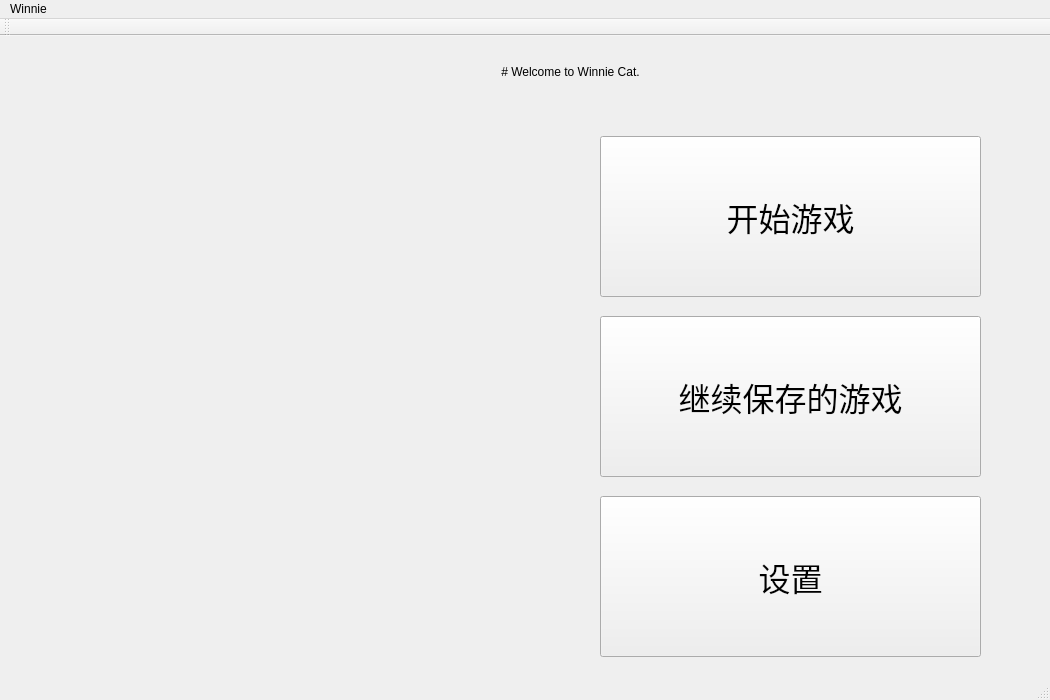
<?xml version="1.0" encoding="UTF-8"?>
<ui version="4.0">
 <class>MainWindow</class>
 <widget class="QMainWindow" name="MainWindow">
  <property name="geometry">
   <rect>
    <x>0</x>
    <y>0</y>
    <width>1050</width>
    <height>700</height>
   </rect>
  </property>
  <property name="minimumSize">
   <size>
    <width>1050</width>
    <height>700</height>
   </size>
  </property>
  <property name="maximumSize">
   <size>
    <width>1050</width>
    <height>700</height>
   </size>
  </property>
  <property name="windowTitle">
   <string>Winnie</string>
  </property>
  <property name="windowIcon">
   <iconset theme="document-page-setup"/>
  </property>
  <widget class="QWidget" name="centralwidget">
   <widget class="QFrame" name="headline">
    <property name="geometry">
     <rect>
      <x>150</x>
      <y>10</y>
      <width>841</width>
      <height>51</height>
     </rect>
    </property>
    <property name="frameShape">
     <enum>QFrame::NoFrame</enum>
    </property>
    <property name="frameShadow">
     <enum>QFrame::Raised</enum>
    </property>
    <property name="lineWidth">
     <number>0</number>
    </property>
    <widget class="QLabel" name="label">
     <property name="geometry">
      <rect>
       <x>0</x>
       <y>0</y>
       <width>841</width>
       <height>51</height>
      </rect>
     </property>
     <property name="text">
      <string># Welcome to Winnie Cat.</string>
     </property>
     <property name="textFormat">
      <enum>Qt::MarkdownText</enum>
     </property>
     <property name="alignment">
      <set>Qt::AlignCenter</set>
     </property>
    </widget>
   </widget>
   <widget class="QWidget" name="widget" native="true">
    <property name="geometry">
     <rect>
      <x>580</x>
      <y>80</y>
      <width>421</width>
      <height>551</height>
     </rect>
    </property>
    <widget class="QPushButton" name="button_start">
     <property name="geometry">
      <rect>
       <x>20</x>
       <y>20</y>
       <width>381</width>
       <height>161</height>
      </rect>
     </property>
     <property name="font">
      <font>
       <pointsize>24</pointsize>
      </font>
     </property>
     <property name="cursor">
      <cursorShape>PointingHandCursor</cursorShape>
     </property>
     <property name="contextMenuPolicy">
      <enum>Qt::DefaultContextMenu</enum>
     </property>
     <property name="text">
      <string>开始游戏</string>
     </property>
     <property name="icon">
      <iconset theme="media-playback-start"/>
     </property>
     <property name="iconSize">
      <size>
       <width>50</width>
       <height>52</height>
      </size>
     </property>
     <property name="checkable">
      <bool>false</bool>
     </property>
     <property name="checked">
      <bool>false</bool>
     </property>
    </widget>
    <widget class="QPushButton" name="button_continue">
     <property name="geometry">
      <rect>
       <x>20</x>
       <y>200</y>
       <width>381</width>
       <height>161</height>
      </rect>
     </property>
     <property name="font">
      <font>
       <pointsize>24</pointsize>
      </font>
     </property>
     <property name="cursor">
      <cursorShape>PointingHandCursor</cursorShape>
     </property>
     <property name="contextMenuPolicy">
      <enum>Qt::DefaultContextMenu</enum>
     </property>
     <property name="text">
      <string>继续保存的游戏</string>
     </property>
     <property name="icon">
      <iconset theme="document-save"/>
     </property>
     <property name="iconSize">
      <size>
       <width>50</width>
       <height>50</height>
      </size>
     </property>
     <property name="checkable">
      <bool>false</bool>
     </property>
     <property name="checked">
      <bool>false</bool>
     </property>
    </widget>
    <widget class="QPushButton" name="button_settings">
     <property name="geometry">
      <rect>
       <x>20</x>
       <y>380</y>
       <width>381</width>
       <height>161</height>
      </rect>
     </property>
     <property name="font">
      <font>
       <pointsize>24</pointsize>
      </font>
     </property>
     <property name="cursor">
      <cursorShape>PointingHandCursor</cursorShape>
     </property>
     <property name="contextMenuPolicy">
      <enum>Qt::DefaultContextMenu</enum>
     </property>
     <property name="text">
      <string>设置</string>
     </property>
     <property name="icon">
      <iconset theme="document-properties"/>
     </property>
     <property name="iconSize">
      <size>
       <width>50</width>
       <height>50</height>
      </size>
     </property>
     <property name="checkable">
      <bool>false</bool>
     </property>
     <property name="checked">
      <bool>false</bool>
     </property>
    </widget>
   </widget>
   <widget class="QWidget" name="widget_2" native="true">
    <property name="geometry">
     <rect>
      <x>20</x>
      <y>80</y>
      <width>531</width>
      <height>551</height>
     </rect>
    </property>
   </widget>
  </widget>
  <widget class="QMenuBar" name="menubar">
   <property name="geometry">
    <rect>
     <x>0</x>
     <y>0</y>
     <width>1050</width>
     <height>27</height>
    </rect>
   </property>
   <widget class="QMenu" name="menuWinnie">
    <property name="title">
     <string>Winnie</string>
    </property>
    <addaction name="action_start"/>
    <addaction name="action_continue"/>
    <addaction name="separator"/>
    <addaction name="actionWinniesettings"/>
    <addaction name="action_2"/>
   </widget>
   <addaction name="menuWinnie"/>
  </widget>
  <widget class="QStatusBar" name="statusbar"/>
  <widget class="QToolBar" name="toolBar">
   <property name="windowTitle">
    <string>toolBar</string>
   </property>
   <attribute name="toolBarArea">
    <enum>TopToolBarArea</enum>
   </attribute>
   <attribute name="toolBarBreak">
    <bool>false</bool>
   </attribute>
  </widget>
  <action name="action_2">
   <property name="checkable">
    <bool>false</bool>
   </property>
   <property name="icon">
    <iconset theme="dialog-information"/>
   </property>
   <property name="text">
    <string>关于</string>
   </property>
   <property name="font">
    <font>
     <pointsize>15</pointsize>
    </font>
   </property>
  </action>
  <action name="action_start">
   <property name="icon">
    <iconset theme="media-playback-start"/>
   </property>
   <property name="text">
    <string>新游戏...</string>
   </property>
   <property name="font">
    <font>
     <pointsize>15</pointsize>
    </font>
   </property>
  </action>
  <action name="action_continue">
   <property name="icon">
    <iconset theme="document-save"/>
   </property>
   <property name="text">
    <string>继续游戏...</string>
   </property>
   <property name="toolTip">
    <string>继续之前保存的游戏</string>
   </property>
   <property name="font">
    <font>
     <pointsize>15</pointsize>
    </font>
   </property>
  </action>
  <action name="actionWinniesettings">
   <property name="icon">
    <iconset theme="document-properties"/>
   </property>
   <property name="text">
    <string>Winnie 设置</string>
   </property>
   <property name="font">
    <font>
     <pointsize>15</pointsize>
    </font>
   </property>
   <property name="shortcut">
    <string>Ctrl+S</string>
   </property>
  </action>
 </widget>
 <resources/>
 <connections/>
</ui>
